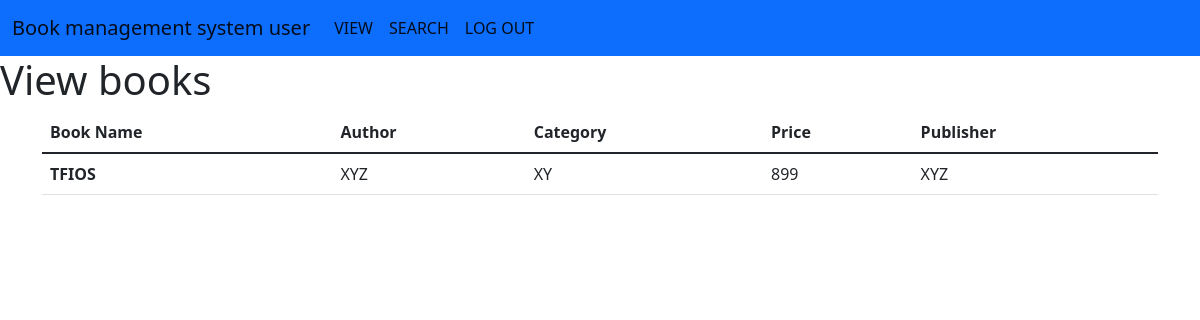
/userview, run on an earlier commit of the app's database.
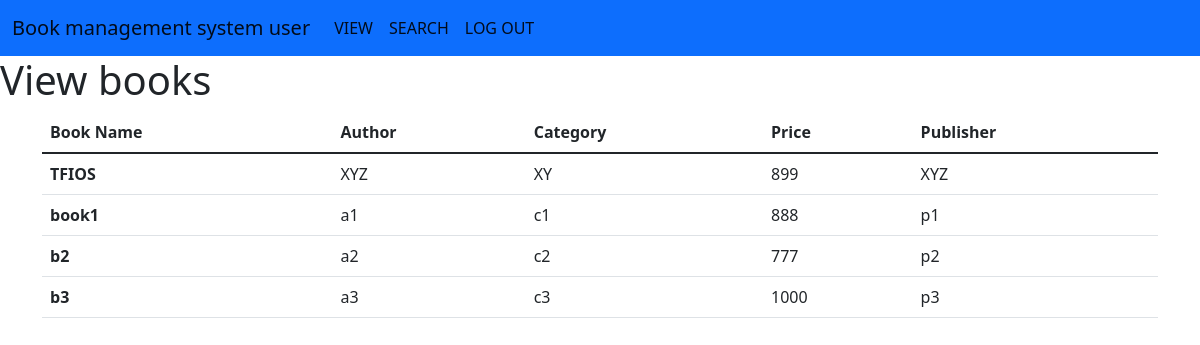
And on a later commit of the database.
### tables this page shows
CREATE TABLE BOOKS(
    ID INTEGER PRIMARY KEY AUTOINCREMENT,
    BOOKNAME TEXT,
    AUTHOR TEXT,
    CATEGORY TEXT,
    PRICE TEXT,
    PUBLISHER TEXT);

### main.py (the view)
@app1.route("/userview")
def usview():
    cur = con.cursor()
    cur.execute("SELECT * FROM BOOKS")
    res = cur.fetchall()
    return render_template("userview.html", bookss=res)

### templates/userview.html
{% extends "userbase.html" %}
{% block content %}
<h1>View  books </h1>
<div class="container">
    <div class="row">
        <div class="col col-sm-12 col-md-12 col-lg-12 col-xl-12 col-xxl-12">
            <table class="table">
                <thead>
                    <tr>
                        <th scope="col">Book Name</th>
                        <th scope="col">Author</th>
                        <th scope="col">Category</th>
                        <th scope="col">Price</th>
                        <th scope="col">Publisher</th>
                    </tr>
                </thead>
                <tbody>
                    {% for i in bookss %}
                    <tr>
                        <th scope="row">{{i[1]}}</th>
                            <td>{{i[2]}}</td>
                            <td>{{i[3]}}</td>
                            <td>{{i[4]}}</td>
                            <td>{{i[5]}}</td>
                    </tr>
                    {% endfor %}
                </tbody>
            </table>
        </div>
    </div>
</div>
{% endblock %}

What changed in the data, as far as the page shows it:
added BOOKS: BOOKNAME "book1", AUTHOR "a1", CATEGORY "c1", PRICE "888", PUBLISHER "p1"
added BOOKS: BOOKNAME "b2", AUTHOR "a2", CATEGORY "c2", PRICE "777", PUBLISHER "p2"
added BOOKS: BOOKNAME "b3", AUTHOR "a3", CATEGORY "c3", PRICE "1000", PUBLISHER "p3"
